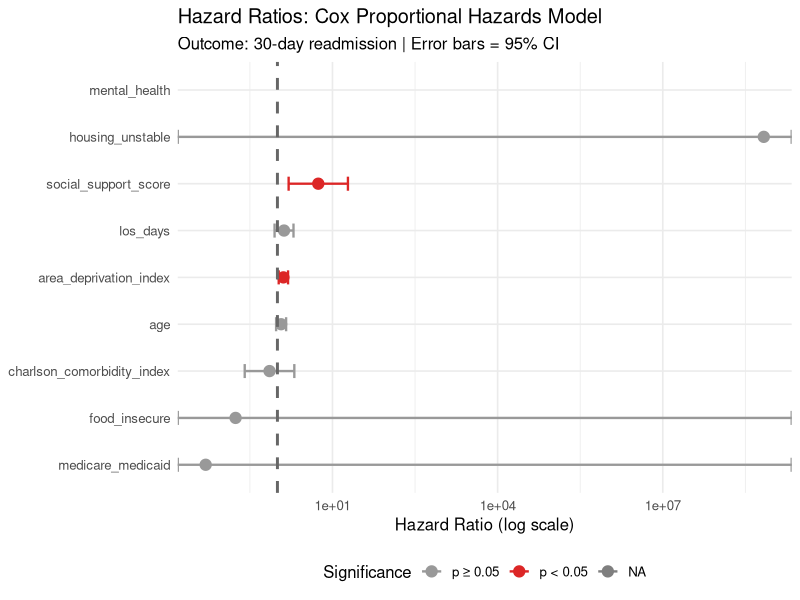
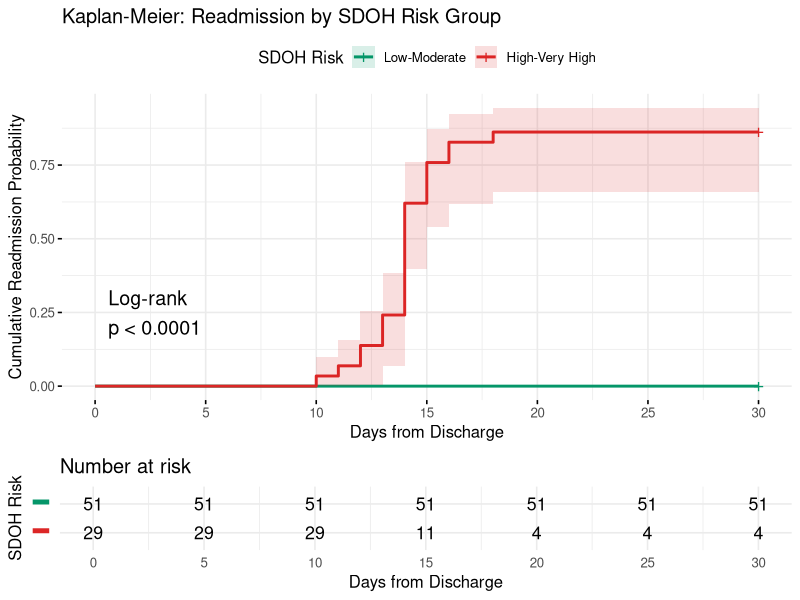
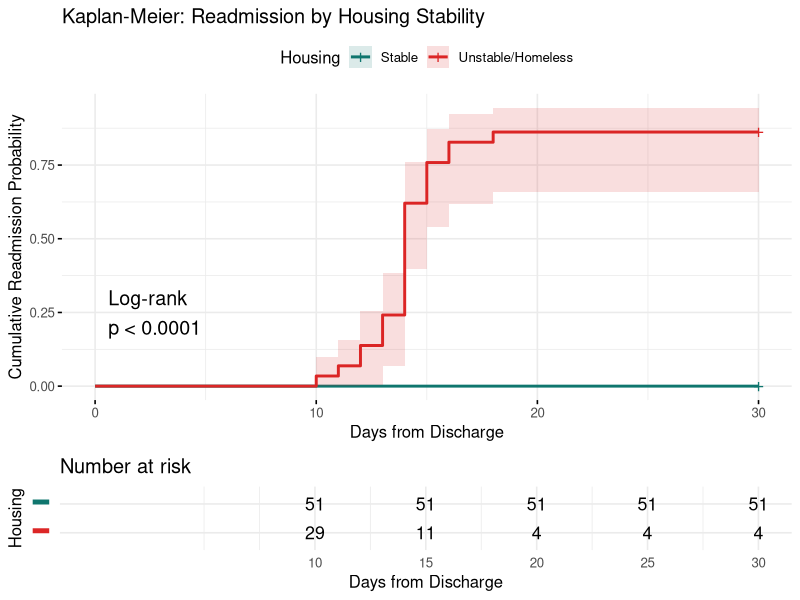
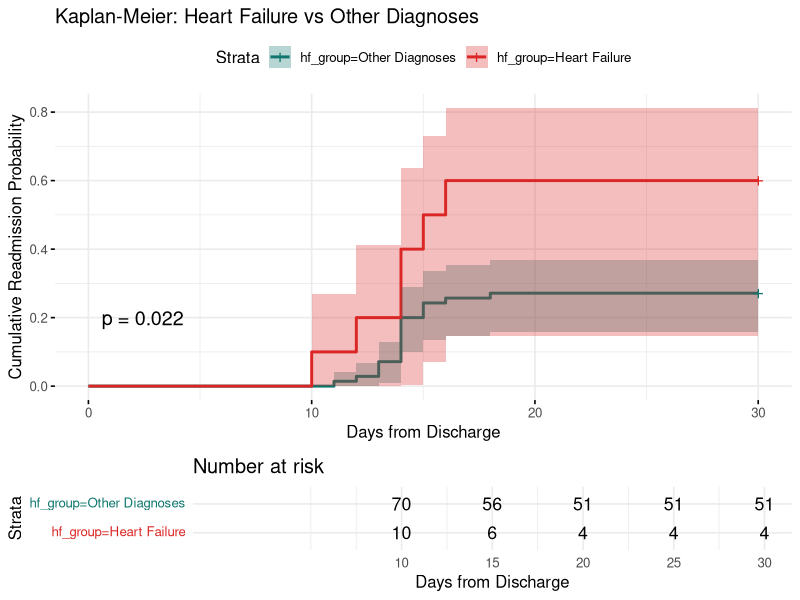
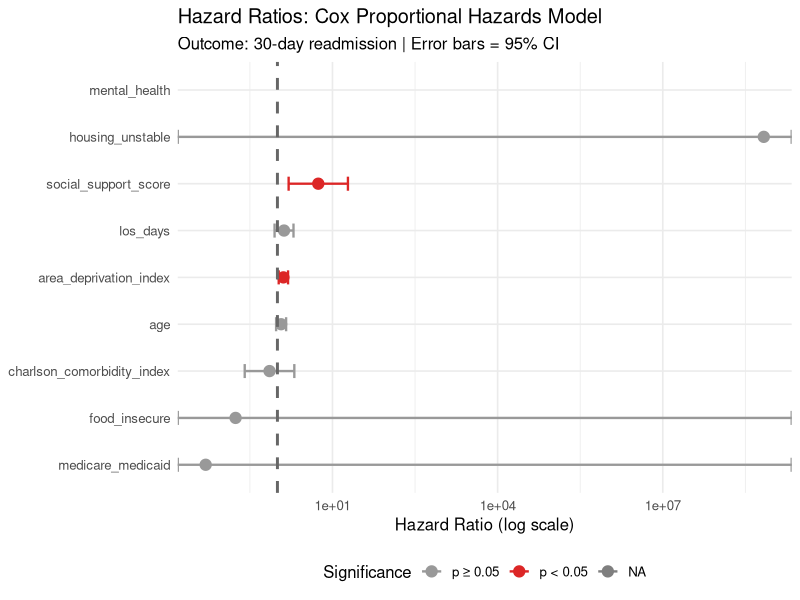

These charts were generated, in order, by the following R code:
# ============================================================
# Hospital Readmission & SDOH Analytics
# R Script: Survival Analysis — Time to Readmission
# ============================================================

# install.packages(c("survival", "survminer", "tidyverse", "ggplot2", "broom"))

library(survival)
library(survminer)
library(tidyverse)
library(ggplot2)
library(broom)

cat("=== Survival Analysis: Time to Readmission ===\n\n")

# ============================================================
# 1. PREPARE SURVIVAL DATA
# ============================================================
patients   <- read_csv("../data/patients.csv")
admissions <- read_csv("../data/admissions.csv")
sdoh       <- read_csv("../data/sdoh_indicators.csv")

# Merge index + readmission admissions to compute time-to-event
index_adm <- admissions %>%
  filter(is_readmission == "No") %>%
  mutate(discharge_date = as.Date(discharge_date))

readmissions <- admissions %>%
  filter(is_readmission == "Yes") %>%
  mutate(readmission_date = as.Date(admission_date)) %>%
  select(patient_id, readmission_date)

# Build survival data: time = days from discharge to readmission (or censoring)
# Censoring time = 30 days if not readmitted
survival_df <- index_adm %>%
  left_join(readmissions, by = "patient_id") %>%
  left_join(patients, by = "patient_id") %>%
  left_join(sdoh, by = "patient_id") %>%
  mutate(
    event = if_else(readmitted_30day == "Yes", 1L, 0L),
    time_to_event = if_else(
      event == 1L & !is.na(readmission_date),
      as.numeric(readmission_date - discharge_date),
      30  # censored at 30 days if no readmission
    ),
    time_to_event = pmax(time_to_event, 1),  # floor at 1 day
    # Groupings
    sdoh_risk_group = case_when(
      sdoh_risk_score <= 5 ~ "Low-Moderate SDOH",
      TRUE ~ "High-Very High SDOH"
    ) %>% factor(levels = c("Low-Moderate SDOH", "High-Very High SDOH")),
    housing_group = factor(
      if_else(housing_stability == "Stable", "Stable Housing", "Unstable/Homeless"),
      levels = c("Stable Housing", "Unstable/Homeless")
    ),
    age_group = case_when(
      age < 65 ~ "Under 65",
      age < 75 ~ "65–74",
      TRUE ~ "75+"
    ) %>% factor(levels = c("Under 65", "65–74", "75+"))
  )

cat(sprintf("Survival dataset: %d patients\n", nrow(survival_df)))
cat(sprintf("Events (readmissions): %d (%.1f%%)\n\n",
    sum(survival_df$event), 100 * mean(survival_df$event)))


# ============================================================
# 2. KAPLAN-MEIER CURVES
# ============================================================

# 2a. KM by SDOH risk group
km_sdoh <- survfit(Surv(time_to_event, event) ~ sdoh_risk_group, data = survival_df)
cat("--- KM Survival by SDOH Risk Group ---\n")
print(summary(km_sdoh, times = c(7, 14, 21, 30)))

p_km_sdoh <- ggsurvplot(
  km_sdoh,
  data = survival_df,
  fun = "event",  # cumulative event (readmission) probability
  palette = c("#059669", "#DC2626"),
  linetype = c("solid", "solid"),
  conf.int = TRUE,
  conf.int.alpha = 0.15,
  pval = TRUE,
  pval.method = TRUE,
  risk.table = TRUE,
  risk.table.y.text = FALSE,
  xlab = "Days from Discharge",
  ylab = "Cumulative Readmission Probability",
  title = "Kaplan-Meier: Readmission by SDOH Risk Group",
  legend.title = "SDOH Risk",
  legend.labs = c("Low-Moderate", "High-Very High"),
  ggtheme = theme_minimal(base_size = 12),
  break.x.by = 5,
  xlim = c(0, 30)
)
ggsave("../tableau/km_sdoh_risk_group.png",
       print(p_km_sdoh), width = 10, height = 8, dpi = 150)


# 2b. KM by housing stability
km_housing <- survfit(Surv(time_to_event, event) ~ housing_group, data = survival_df)
cat("\n--- KM Survival by Housing Stability ---\n")
print(summary(km_housing, times = c(7, 14, 21, 30)))

p_km_housing <- ggsurvplot(
  km_housing,
  data = survival_df,
  fun = "event",
  palette = c("#0F766E", "#DC2626"),
  conf.int = TRUE,
  conf.int.alpha = 0.15,
  pval = TRUE,
  pval.method = TRUE,
  risk.table = TRUE,
  risk.table.y.text = FALSE,
  xlab = "Days from Discharge",
  ylab = "Cumulative Readmission Probability",
  title = "Kaplan-Meier: Readmission by Housing Stability",
  legend.title = "Housing",
  legend.labs = c("Stable", "Unstable/Homeless"),
  ggtheme = theme_minimal(base_size = 12),
  xlim = c(0, 30)
)
ggsave("../tableau/km_housing_stability.png",
       print(p_km_housing), width = 10, height = 8, dpi = 150)


# 2c. KM by diagnosis group (Heart Failure vs Others)
survival_df <- survival_df %>%
  mutate(hf_group = factor(
    if_else(primary_diagnosis_category == "Heart Failure", "Heart Failure", "Other Diagnoses"),
    levels = c("Other Diagnoses", "Heart Failure")
  ))

km_hf <- survfit(Surv(time_to_event, event) ~ hf_group, data = survival_df)
p_km_hf <- ggsurvplot(
  km_hf,
  data = survival_df,
  fun = "event",
  palette = c("#0F766E", "#DC2626"),
  conf.int = TRUE,
  pval = TRUE,
  risk.table = TRUE,
  xlab = "Days from Discharge",
  ylab = "Cumulative Readmission Probability",
  title = "Kaplan-Meier: Heart Failure vs Other Diagnoses",
  ggtheme = theme_minimal(base_size = 12),
  xlim = c(0, 30)
)
ggsave("../tableau/km_heart_failure.png",
       print(p_km_hf), width = 10, height = 8, dpi = 150)


# ============================================================
# 3. LOG-RANK TESTS
# ============================================================
cat("\n--- Log-Rank Tests ---\n")

lr_sdoh    <- survdiff(Surv(time_to_event, event) ~ sdoh_risk_group, data = survival_df)
lr_housing <- survdiff(Surv(time_to_event, event) ~ housing_group, data = survival_df)
lr_age     <- survdiff(Surv(time_to_event, event) ~ age_group, data = survival_df)

cat(sprintf("SDOH risk group log-rank p = %.4f\n",
    1 - pchisq(lr_sdoh$chisq, df = length(lr_sdoh$n) - 1)))
cat(sprintf("Housing stability log-rank p = %.4f\n",
    1 - pchisq(lr_housing$chisq, df = length(lr_housing$n) - 1)))
cat(sprintf("Age group log-rank p = %.4f\n",
    1 - pchisq(lr_age$chisq, df = length(lr_age$n) - 1)))


# ============================================================
# 4. COX PROPORTIONAL HAZARDS MODEL
# ============================================================
cat("\n--- Cox Proportional Hazards Model ---\n")

cox_model <- coxph(
  Surv(time_to_event, event) ~
    charlson_comorbidity_index +
    los_days +
    age +
    housing_unstable +
    food_insecure +
    social_support_score +
    area_deprivation_index +
    mental_health +
    medicare_medicaid,
  data = survival_df %>%
    mutate(
      housing_unstable   = if_else(housing_stability != "Stable", 1L, 0L),
      food_insecure      = if_else(food_security_status != "Secure", 1L, 0L),
      mental_health      = if_else(mental_health_diagnosis == "Yes", 1L, 0L),
      medicare_medicaid  = if_else(insurance_type %in% c("Medicare","Medicaid"), 1L, 0L)
    )
)

cat("\nCox Model Summary:\n")
print(summary(cox_model))

# Concordance (C-statistic)
cat(sprintf("\nConcordance (C-statistic): %.3f\n", summary(cox_model)$concordance[1]))

# Proportional hazards assumption test
cat("\nSchoenfeld residuals test (PH assumption):\n")
ph_test <- cox.zph(cox_model)
print(ph_test)


# ============================================================
# 5. HAZARD RATIO FOREST PLOT
# ============================================================
cox_results <- tidy(cox_model, exponentiate = TRUE, conf.int = TRUE)

p_cox_forest <- ggplot(cox_results, aes(x = estimate, y = reorder(term, estimate),
                                          colour = p.value < 0.05)) +
  geom_point(size = 3.5) +
  geom_errorbarh(aes(xmin = conf.low, xmax = conf.high), height = 0.3, linewidth = 0.8) +
  geom_vline(xintercept = 1, linetype = "dashed", colour = "grey40", linewidth = 1) +
  scale_colour_manual(values = c("grey60", "#DC2626"),
                       labels = c("p ≥ 0.05", "p < 0.05")) +
  scale_x_log10() +
  labs(
    title = "Hazard Ratios: Cox Proportional Hazards Model",
    subtitle = "Outcome: 30-day readmission | Error bars = 95% CI",
    x = "Hazard Ratio (log scale)",
    y = NULL,
    colour = "Significance"
  ) +
  theme_minimal(base_size = 12) +
  theme(legend.position = "bottom")

ggsave("../tableau/cox_hazard_ratios.png", p_cox_forest, width = 10, height = 7, dpi = 150)
print(p_cox_forest)


# ============================================================
# 6. MEDIAN SURVIVAL TIME BY SUBGROUP
# ============================================================
cat("\n--- Median Time to Readmission by Subgroup ---\n")

subgroups <- list(
  "Full cohort"           = survfit(Surv(time_to_event, event) ~ 1, data = survival_df),
  "SDOH High-Very High"   = survfit(Surv(time_to_event, event) ~ 1,
                                     data = filter(survival_df, sdoh_risk_group == "High-Very High SDOH")),
  "SDOH Low-Moderate"     = survfit(Surv(time_to_event, event) ~ 1,
                                     data = filter(survival_df, sdoh_risk_group == "Low-Moderate SDOH")),
  "Housing Unstable"      = survfit(Surv(time_to_event, event) ~ 1,
                                     data = filter(survival_df, housing_stability != "Stable")),
  "Heart Failure"         = survfit(Surv(time_to_event, event) ~ 1,
                                     data = filter(survival_df, primary_diagnosis_category == "Heart Failure"))
)

for (name in names(subgroups)) {
  median_t <- surv_median(subgroups[[name]])
  cat(sprintf("  %-30s  Median (days): %s  [95%% CI: %s – %s]\n",
      name,
      ifelse(is.na(median_t$median), ">30", round(median_t$median, 1)),
      ifelse(is.na(median_t$lower), "-", round(median_t$lower, 1)),
      ifelse(is.na(median_t$upper), "-", round(median_t$upper, 1))))
}

cat("\n=== Survival Analysis Complete ===\n")
cat("All output charts saved to ../tableau/\n")
